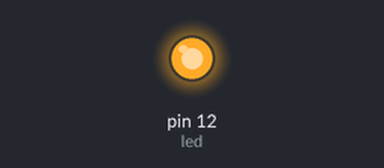
A sketch run on a simulated Arduino Uno, built with avr-gcc and run on an emulated ATmega328P. Shown: output pins drawn as LEDs (lit = HIGH).

Above: at 1.0 s.
At 3.0 s:
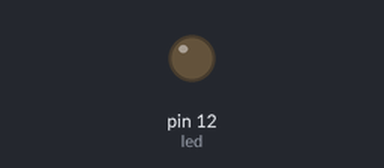
Timing chart, 0 to 5.2 s (numbered marks = the images above):
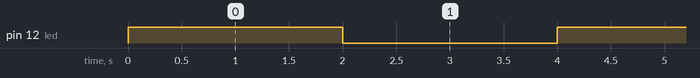

Measured:
- by itself, pin 12 (led): alternates HIGH for 2.0 s and LOW for 2.0 s

The sketch:

third_multiple.ino
```cpp
//int counter=0;
int led=12;
int button=4;
void setup()
{
  pinMode(button,INPUT);
  pinMode(led,OUTPUT);

}

void loop()
{
  /*if(digitalRead(button)==HIGH)
  {
    digitalWrite(led,HIGH);
  }
  else
  {
    digitalWrite(led,LOW);
  }*/
  digitalWrite(led,HIGH);
  delay(2000);
  digitalWrite(led,LOW);
  delay(2000);
  /*for(int counter=1;counter<=3;counter++)
  {
    if((counter==3) && (digitalRead(button)==HIGH))
    {
      digitalWrite(led,HIGH);
    }
  }*/
}
```
